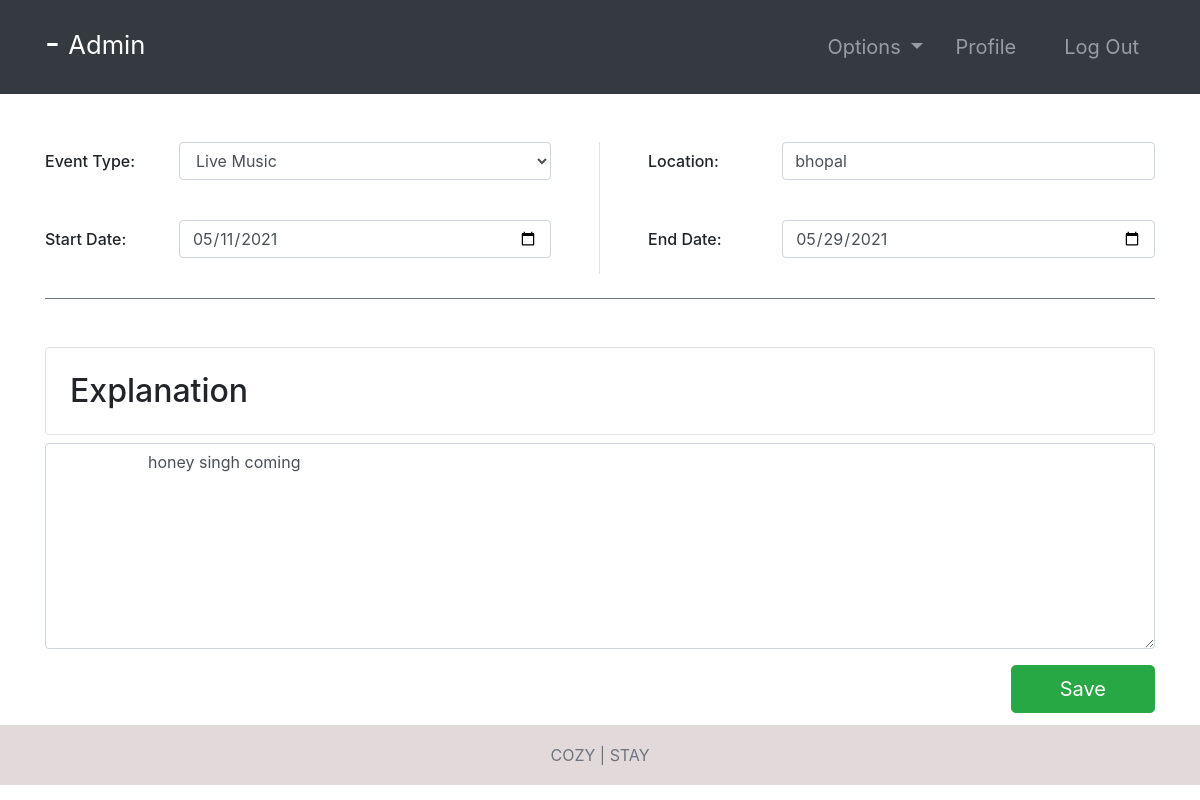
The page /event-edit/1/ (signed in) on the database its author committed.
### hotel/models.py (models this page shows, shortened)
class Event(models.Model):
    EVENT_TYPES = (
        ('Movie', 'Movie'),
        ('Theater', 'Theater'),
        ('Conference', 'Conference'),
        ('Concert', 'Concert'),
        ('Entertainment', 'Entertainment'),
        ('Live Music', 'Live Music'),
    )
    eventType = models.CharField(max_length=20, choices=EVENT_TYPES)
    location = models.CharField(max_length=100)
    startDate = models.DateField()
    endDate = models.DateField()
    explanation = models.TextField()

### hotel/views.py (the view)
# urls.py: path('event-edit/<str:pk>/', event_edit, name="event-edit"),
@ login_required(login_url='login')
def event_edit(request, pk):
    role = str(request.user.groups.all()[0])
    path = role + "/"
    event = Event.objects.get(id=pk)
    form1 = editEvent(instance=event)
    context = {
        "role": role,
        "event": event,
        "form": form1,
    }
    if request.method == "POST":
        form1 = editEvent(request.POST, instance=event)
        if form1.is_valid:
            form1.save()
            return redirect("events")
    return render(request, path + "event-edit.html", context)

### hotel/forms.py
class editEvent(ModelForm):
    class Meta:
        model = Event
        fields = ["eventType", "location",
                  "startDate", "endDate", "explanation"]

### Templates/admin/event-edit.html
{% extends '../index.html' %}
{% load static %}
{% block context %}
{% include '../common_pages/event-edit.html' %}
{% endblock %}

### Templates/incs/nav.html (shortened to what this page needs)
<nav class="navbar navbar-dark bg-dark navbar-expand-lg py-3 " role="navigation">
    <div class="container">
        <a href="" class="navbar-brand">
            <h2 class="text-capitalize">
                {{ request.user.first_name }} {{ request.user.last_name }} -
                <small>
                    {{ role }}
                </small>
            </h2>
        </a>
        <div class="collapse navbar-collapse" id="navbarTags">
            <ul class="navbar-nav ml-auto">
                <li class="nav-item dropdown p-2">
                    <a class="nav-link dropdown-toggle" href="#" id="navbarDropdown" role="button"
                        data-toggle="dropdown" aria-haspopup="true" aria-expanded="false">
                        Options
                    </a>
                </li>
                <li class="nav-item mr-3 p-2">
                    {% if role == 'staff' or role == 'receptionist' or role == 'admin' or role == 'manager' %}
                    <a href="{% url 'employee-profile' user.id %}" class="nav-link">Profile</a>
                    {% endif %}
                </li>
                <li class="nav-item p-2 ">
                    <a href="{% url 'logout' %}" class="nav-link">Log Out</a>
                </li>
            </ul>
        </div>
    </div>
</nav>

### Templates/common_pages/event-edit.html (shortened to what this page needs)
<div class="container">
    <form action="" method="POST">
        <div class="row mt-5">
            <div class="col-6  border-right pr-5">
                <div class="form-group row">
                    <label for="item-type" class="col-sm-3 col-form-label h4">Event Type:</label>
                    <div class="col-sm-9">
                        <select name="eventType" required="" id="id_eventType" class="form-control">
                            <option value="Live Music" {% if event.eventType == 'Live Music' %} selected="" {% endif %}>
                                Live Music</option>
                        </select>
                    </div>
                </div>
                <br>
                <div class="form-group row">
                    <label for="item-type" class="col-sm-3 col-form-label h4">Start Date:</label>
                    <div class="col-sm-9">
                        <input type="date" class="form-control" id="id_startDate" name="startDate"
                            value="{{ event.startDate|date:'Y-m-d'}}">
                    </div>
                </div>
            </div>
            <div class="col-6 pl-5">
                <div class="form-group row">
                    <label for="item-type" class="col-sm-3 col-form-label h4">Location:</label>
                    <div class="col-sm-9">
                        <input type="text" class="form-control" id="id_location" name="location"
                            value="{{event.location}}">
                    </div>
                </div>
                <br>
                <div class="form-group row">
                    <label for="item-type" class="col-sm-3 col-form-label h4">End Date:</label>
                    <div class="col-sm-9">
                        <input type="date" class="form-control" id="id_endDate" name="endDate"
                            value="{{ event.endDate|date:'Y-m-d' }}">
                    </div>
                </div>
            </div>
        </div>
        <br>
        <div class="explanation py-5 border-top border-secondary">
            <div class="header h2 border rounded p-4">Explanation</div>
            <div class="content">
                <div class="form-group">
                    <textarea class="form-control" id="id_explanation" name="explanation" rows="8">
                    {{ event.explanation }}
                    </textarea>
                </div>
            </div>
            <button type="submit" class="btn btn-success btn-lg px-5 float-right">Save</button>
        </div>
    </form>
</div>

### static/css/main.css (style rules this page uses)
* { margin: 0; padding: 0; -webkit-font-smoothing: antialiased; }
body { position: relative; }
nav .nav-item { font-size: 20px; }

### rows shown on the page
Event: eventType "Live Music", startDate "05/11/2021", location "bhopal", endDate "05/29/2021", explanation "honey singh coming"

### other values the page prints
{{ role }} "Admin"
